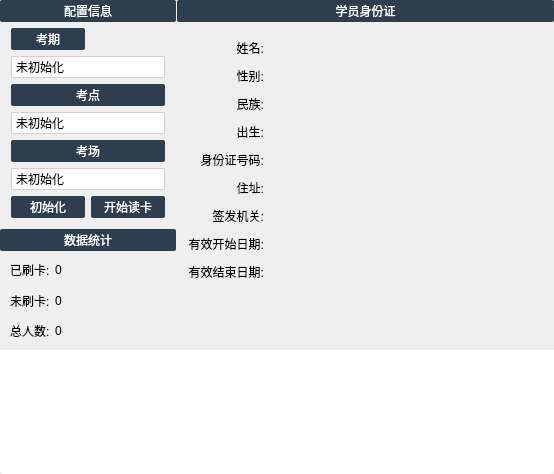
<?xml version="1.0" encoding="UTF-8"?>
<ui version="4.0">
 <class>MainWidget</class>
 <widget class="QWidget" name="MainWidget">
  <property name="geometry">
   <rect>
    <x>0</x>
    <y>0</y>
    <width>554</width>
    <height>474</height>
   </rect>
  </property>
  <property name="windowTitle">
   <string>点考刷卡系统</string>
  </property>
  <property name="styleSheet">
   <string notr="true">* {
	
}
.MainWidget {

}

.ContainerWidget {
	background: white;
}

.TitleLabel {
	border: none;
	color: #333;
	background: rgb(238,240,243);
	/*background-image: url(:/icon/bg-2.png);*/
	text-align: left;
	icon-size: 27px 20px;
	padding-left: 5px;
	min-height: 30px;
	max-height: 30px;
	font-weight: normal;
}
#settingLabel {
	qproperty-icon: url(:/icon/icon01.png);
}
#personLabel {
	qproperty-icon: url(:/icon/icon02.png);
}
#statisticLabel {
	qproperty-icon: url(:/icon/icon03.png);
}

.IconLabel {
	border: none;
	background: white;
	text-align: left;
	icon-size: 27px 20px;
	padding-left: 1px;
	min-height: 27px;
	max-height: 27px;
}
#siteLabel {
	qproperty-icon: url(:/icon/zhukao.png);
}
#periodUnitLabel {
	qproperty-icon: url(:/icon/kaoqi.png);
}
#roomLabel {
	qproperty-icon: url(:/icon/kaodian.png);
}

#sideWidget,
#statisticWidget {
	min-width: 176px;
	max-width: 176px;
}

#infoLabel {
	color: darkgreen;
	background: white;
	padding: 10px 10px;
	border: 2px solid white;
	text-align: center;
	font-size: 16px;
	min-height: 100px;
	max-height: 100px;
	border-bottom-left-radius: 4px;
	border-bottom-right-radius: 4px;
}

#infoLabel[error=true] {
	/*border: 2px dashed rgb(205,0,0);*/
	color: red;
}

#pictureLabel {
	background: url(:/icon/person.png);
}

.PersonInfoLabel {
	border: none;
	border-bottom: 1px solid lightgray;
}

.QComboBox {
	color: black;
	background: white;
	border: 1px solid lightgray;
	height: 20px;
}

.QComboBox:drop-down {
	width: 10px;
	height: 10px;
	border: 0px solid gray;
	subcontrol-origin: margin;
	subcontrol-position: right center;
	margin-right: 5px;
}

.QComboBox::down-arrow {
	image: url(:/icon/arrow-down.png);
}
.QComboBox::down-arrow:on {
	top: 1px;
	left: 1px;
}
.QLineEdit {
	height: 20px;
	border: 1px solid lightgray;
}
.QPushButton {
	border: 0px solid 9c41cc;
	color: white;
	min-height: 22px;
	background: rgb(46,62,79);
	padding-left: 5px;
	padding-right: 5px;
	border-radius: 2px;
}
.QPushButton:hover {
	color: #DDD;
}
.QPushButton:pressed {
	color: #BBB;
}
</string>
  </property>
  <layout class="QGridLayout" name="gridLayout_4">
   <property name="leftMargin">
    <number>0</number>
   </property>
   <property name="topMargin">
    <number>0</number>
   </property>
   <property name="rightMargin">
    <number>0</number>
   </property>
   <property name="bottomMargin">
    <number>0</number>
   </property>
   <property name="spacing">
    <number>1</number>
   </property>
   <item row="1" column="0">
    <widget class="QWidget" name="statisticWidget" native="true">
     <property name="class" stdset="0">
      <string>ContainerWidget</string>
     </property>
     <layout class="QVBoxLayout" name="verticalLayout_2">
      <property name="leftMargin">
       <number>0</number>
      </property>
      <property name="topMargin">
       <number>0</number>
      </property>
      <property name="rightMargin">
       <number>0</number>
      </property>
      <property name="bottomMargin">
       <number>5</number>
      </property>
      <item>
       <widget class="QPushButton" name="statisticLabel">
        <property name="text">
         <string>数据统计</string>
        </property>
        <property name="flat">
         <bool>true</bool>
        </property>
        <property name="class" stdset="0">
         <string>TitleLabel</string>
        </property>
       </widget>
      </item>
      <item>
       <widget class="QWidget" name="widget_3" native="true">
        <layout class="QGridLayout" name="gridLayout_2">
         <property name="leftMargin">
          <number>10</number>
         </property>
         <property name="topMargin">
          <number>0</number>
         </property>
         <property name="rightMargin">
          <number>10</number>
         </property>
         <property name="bottomMargin">
          <number>0</number>
         </property>
         <property name="spacing">
          <number>5</number>
         </property>
         <item row="0" column="0">
          <widget class="QLabel" name="label_5">
           <property name="text">
            <string>已刷卡:</string>
           </property>
          </widget>
         </item>
         <item row="0" column="1">
          <widget class="QLabel" name="loginCountLabel">
           <property name="sizePolicy">
            <sizepolicy hsizetype="Expanding" vsizetype="Preferred">
             <horstretch>0</horstretch>
             <verstretch>0</verstretch>
            </sizepolicy>
           </property>
           <property name="text">
            <string>0</string>
           </property>
          </widget>
         </item>
         <item row="1" column="0">
          <widget class="QLabel" name="label_6">
           <property name="text">
            <string>未刷卡:</string>
           </property>
          </widget>
         </item>
         <item row="1" column="1">
          <widget class="QLabel" name="unloginCountLabel">
           <property name="text">
            <string>0</string>
           </property>
          </widget>
         </item>
         <item row="2" column="0">
          <widget class="QLabel" name="label_8">
           <property name="text">
            <string>总人数:</string>
           </property>
          </widget>
         </item>
         <item row="2" column="1">
          <widget class="QLabel" name="totalCountLabel">
           <property name="text">
            <string>0</string>
           </property>
          </widget>
         </item>
        </layout>
       </widget>
      </item>
     </layout>
    </widget>
   </item>
   <item row="0" column="0">
    <widget class="QWidget" name="sideWidget" native="true">
     <property name="class" stdset="0">
      <string>ContainerWidget</string>
     </property>
     <layout class="QVBoxLayout" name="verticalLayout">
      <property name="leftMargin">
       <number>0</number>
      </property>
      <property name="topMargin">
       <number>0</number>
      </property>
      <property name="rightMargin">
       <number>0</number>
      </property>
      <property name="bottomMargin">
       <number>10</number>
      </property>
      <item>
       <widget class="QPushButton" name="settingLabel">
        <property name="text">
         <string>配置信息</string>
        </property>
        <property name="flat">
         <bool>true</bool>
        </property>
        <property name="class" stdset="0">
         <string>TitleLabel</string>
        </property>
       </widget>
      </item>
      <item>
       <widget class="QWidget" name="sideInnerWidget" native="true">
        <layout class="QGridLayout" name="gridLayout">
         <property name="topMargin">
          <number>0</number>
         </property>
         <property name="bottomMargin">
          <number>0</number>
         </property>
         <item row="2" column="0" colspan="2">
          <widget class="QPushButton" name="siteLabel">
           <property name="text">
            <string>考点</string>
           </property>
           <property name="flat">
            <bool>true</bool>
           </property>
           <property name="class" stdset="0">
            <string>IconLabel</string>
           </property>
          </widget>
         </item>
         <item row="3" column="0" colspan="2">
          <widget class="QComboBox" name="siteComboBox">
           <item>
            <property name="text">
             <string>未初始化</string>
            </property>
           </item>
          </widget>
         </item>
         <item row="6" column="0" colspan="2">
          <widget class="QPushButton" name="roomLabel">
           <property name="text">
            <string>考场</string>
           </property>
           <property name="flat">
            <bool>true</bool>
           </property>
           <property name="class" stdset="0">
            <string>IconLabel</string>
           </property>
          </widget>
         </item>
         <item row="8" column="0">
          <widget class="QPushButton" name="loadExamButton">
           <property name="text">
            <string>初始化</string>
           </property>
           <property name="flat">
            <bool>true</bool>
           </property>
          </widget>
         </item>
         <item row="7" column="0" colspan="2">
          <widget class="QComboBox" name="roomComboBox">
           <item>
            <property name="text">
             <string>未初始化</string>
            </property>
           </item>
          </widget>
         </item>
         <item row="8" column="1">
          <widget class="QPushButton" name="toggleReadButton">
           <property name="text">
            <string>开始读卡</string>
           </property>
           <property name="checkable">
            <bool>false</bool>
           </property>
           <property name="checked">
            <bool>false</bool>
           </property>
           <property name="flat">
            <bool>true</bool>
           </property>
          </widget>
         </item>
         <item row="0" column="0">
          <widget class="QPushButton" name="periodUnitLabel">
           <property name="text">
            <string>考期</string>
           </property>
           <property name="flat">
            <bool>true</bool>
           </property>
           <property name="class" stdset="0">
            <string>IconLabel</string>
           </property>
          </widget>
         </item>
         <item row="1" column="0" colspan="2">
          <widget class="QComboBox" name="periodUnitComboBox">
           <item>
            <property name="text">
             <string>未初始化</string>
            </property>
           </item>
          </widget>
         </item>
        </layout>
       </widget>
      </item>
     </layout>
    </widget>
   </item>
   <item row="0" column="1" rowspan="2">
    <widget class="QWidget" name="personWidget" native="true">
     <property name="class" stdset="0">
      <string>ContainerWidget</string>
     </property>
     <layout class="QVBoxLayout" name="verticalLayout_3">
      <property name="leftMargin">
       <number>0</number>
      </property>
      <property name="topMargin">
       <number>0</number>
      </property>
      <property name="rightMargin">
       <number>0</number>
      </property>
      <property name="bottomMargin">
       <number>0</number>
      </property>
      <item>
       <widget class="QPushButton" name="personLabel">
        <property name="text">
         <string>学员身份证</string>
        </property>
        <property name="flat">
         <bool>true</bool>
        </property>
        <property name="class" stdset="0">
         <string>TitleLabel</string>
        </property>
       </widget>
      </item>
      <item>
       <widget class="QWidget" name="widget_4" native="true">
        <layout class="QGridLayout" name="gridLayout_3">
         <property name="verticalSpacing">
          <number>10</number>
         </property>
         <item row="4" column="1">
          <widget class="QLabel" name="cardIdLabel">
           <property name="text">
            <string/>
           </property>
           <property name="class" stdset="0">
            <string>PersonInfoLabel</string>
           </property>
          </widget>
         </item>
         <item row="8" column="1" colspan="2">
          <widget class="QLabel" name="validEndLabel">
           <property name="text">
            <string/>
           </property>
           <property name="class" stdset="0">
            <string>PersonInfoLabel</string>
           </property>
          </widget>
         </item>
         <item row="0" column="1">
          <widget class="QLabel" name="nameLabel">
           <property name="sizePolicy">
            <sizepolicy hsizetype="Expanding" vsizetype="Preferred">
             <horstretch>0</horstretch>
             <verstretch>0</verstretch>
            </sizepolicy>
           </property>
           <property name="text">
            <string/>
           </property>
           <property name="class" stdset="0">
            <string>PersonInfoLabel</string>
           </property>
          </widget>
         </item>
         <item row="0" column="2" rowspan="5">
          <widget class="QLabel" name="pictureLabel">
           <property name="minimumSize">
            <size>
             <width>102</width>
             <height>126</height>
            </size>
           </property>
           <property name="maximumSize">
            <size>
             <width>102</width>
             <height>126</height>
            </size>
           </property>
           <property name="text">
            <string/>
           </property>
          </widget>
         </item>
         <item row="8" column="0">
          <widget class="QLabel" name="label_24">
           <property name="text">
            <string>有效结束日期:</string>
           </property>
           <property name="alignment">
            <set>Qt::AlignRight|Qt::AlignTrailing|Qt::AlignVCenter</set>
           </property>
          </widget>
         </item>
         <item row="2" column="0">
          <widget class="QLabel" name="label_16">
           <property name="text">
            <string>民族:</string>
           </property>
           <property name="alignment">
            <set>Qt::AlignRight|Qt::AlignTrailing|Qt::AlignVCenter</set>
           </property>
          </widget>
         </item>
         <item row="4" column="0">
          <widget class="QLabel" name="label_21">
           <property name="text">
            <string>身份证号码:</string>
           </property>
           <property name="alignment">
            <set>Qt::AlignRight|Qt::AlignTrailing|Qt::AlignVCenter</set>
           </property>
          </widget>
         </item>
         <item row="6" column="1" colspan="2">
          <widget class="QLabel" name="policeLabel">
           <property name="text">
            <string/>
           </property>
           <property name="class" stdset="0">
            <string>PersonInfoLabel</string>
           </property>
          </widget>
         </item>
         <item row="2" column="1">
          <widget class="QLabel" name="nationalityLabel">
           <property name="text">
            <string/>
           </property>
           <property name="class" stdset="0">
            <string>PersonInfoLabel</string>
           </property>
          </widget>
         </item>
         <item row="1" column="0">
          <widget class="QLabel" name="label_15">
           <property name="text">
            <string>性别:</string>
           </property>
           <property name="alignment">
            <set>Qt::AlignRight|Qt::AlignTrailing|Qt::AlignVCenter</set>
           </property>
          </widget>
         </item>
         <item row="5" column="0">
          <widget class="QLabel" name="label_14">
           <property name="text">
            <string>住址:</string>
           </property>
           <property name="alignment">
            <set>Qt::AlignRight|Qt::AlignTop|Qt::AlignTrailing</set>
           </property>
          </widget>
         </item>
         <item row="9" column="1">
          <spacer name="verticalSpacer">
           <property name="orientation">
            <enum>Qt::Vertical</enum>
           </property>
           <property name="sizeHint" stdset="0">
            <size>
             <width>20</width>
             <height>40</height>
            </size>
           </property>
          </spacer>
         </item>
         <item row="5" column="1" colspan="2">
          <widget class="QLabel" name="addressLabel">
           <property name="text">
            <string/>
           </property>
           <property name="class" stdset="0">
            <string>PersonInfoLabel</string>
           </property>
          </widget>
         </item>
         <item row="6" column="0">
          <widget class="QLabel" name="label_22">
           <property name="text">
            <string>签发机关:</string>
           </property>
           <property name="alignment">
            <set>Qt::AlignRight|Qt::AlignTop|Qt::AlignTrailing</set>
           </property>
          </widget>
         </item>
         <item row="3" column="0">
          <widget class="QLabel" name="label_17">
           <property name="text">
            <string>出生:</string>
           </property>
           <property name="alignment">
            <set>Qt::AlignRight|Qt::AlignTrailing|Qt::AlignVCenter</set>
           </property>
          </widget>
         </item>
         <item row="3" column="1">
          <widget class="QLabel" name="birthdayLabel">
           <property name="text">
            <string/>
           </property>
           <property name="class" stdset="0">
            <string>PersonInfoLabel</string>
           </property>
          </widget>
         </item>
         <item row="1" column="1">
          <widget class="QLabel" name="genderLabel">
           <property name="text">
            <string/>
           </property>
           <property name="class" stdset="0">
            <string>PersonInfoLabel</string>
           </property>
          </widget>
         </item>
         <item row="0" column="0">
          <widget class="QLabel" name="label_11">
           <property name="text">
            <string>姓名:</string>
           </property>
           <property name="alignment">
            <set>Qt::AlignRight|Qt::AlignTrailing|Qt::AlignVCenter</set>
           </property>
          </widget>
         </item>
         <item row="7" column="1" colspan="2">
          <widget class="QLabel" name="validStartLabel">
           <property name="text">
            <string/>
           </property>
           <property name="class" stdset="0">
            <string>PersonInfoLabel</string>
           </property>
          </widget>
         </item>
         <item row="7" column="0">
          <widget class="QLabel" name="label_23">
           <property name="text">
            <string>有效开始日期:</string>
           </property>
           <property name="alignment">
            <set>Qt::AlignRight|Qt::AlignTrailing|Qt::AlignVCenter</set>
           </property>
          </widget>
         </item>
        </layout>
       </widget>
      </item>
     </layout>
    </widget>
   </item>
   <item row="2" column="0" colspan="2">
    <widget class="QLabel" name="infoLabel">
     <property name="sizePolicy">
      <sizepolicy hsizetype="Preferred" vsizetype="Expanding">
       <horstretch>0</horstretch>
       <verstretch>0</verstretch>
      </sizepolicy>
     </property>
     <property name="text">
      <string/>
     </property>
     <property name="alignment">
      <set>Qt::AlignLeading|Qt::AlignLeft|Qt::AlignTop</set>
     </property>
     <property name="wordWrap">
      <bool>true</bool>
     </property>
    </widget>
   </item>
  </layout>
 </widget>
 <layoutdefault spacing="6" margin="11"/>
 <resources/>
 <connections/>
</ui>
